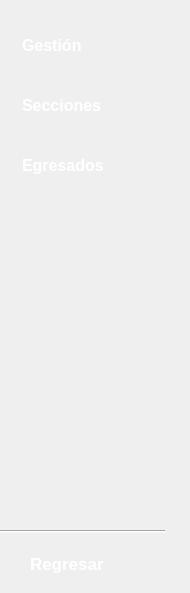
      <widget class="QWidget" name="estudiantes">
       <widget class="QPushButton" name="btnGestion_estudiantes">
        <property name="geometry">
         <rect>
          <x>10</x>
          <y>20</y>
          <width>171</width>
          <height>50</height>
         </rect>
        </property>
        <property name="sizePolicy">
         <sizepolicy hsizetype="Minimum" vsizetype="Fixed">
          <horstretch>0</horstretch>
          <verstretch>0</verstretch>
         </sizepolicy>
        </property>
        <property name="minimumSize">
         <size>
          <width>80</width>
          <height>50</height>
         </size>
        </property>
        <property name="maximumSize">
         <size>
          <width>200</width>
          <height>50</height>
         </size>
        </property>
        <property name="font">
         <font>
          <family>Segoe UI</family>
          <pointsize>12</pointsize>
          <bold>true</bold>
         </font>
        </property>
        <property name="cursor">
         <cursorShape>PointingHandCursor</cursorShape>
        </property>
        <property name="toolTip">
         <string>Modulo estudiantes</string>
        </property>
        <property name="toolTipDuration">
         <number>-1</number>
        </property>
        <property name="layoutDirection">
         <enum>Qt::LayoutDirection::LeftToRight</enum>
        </property>
        <property name="styleSheet">
         <string notr="true">QPushButton {
   background: transparent;
    color: #FFFFFF;
    border: none;
    padding: 8px 16px;
    border-radius: 15px;
	text-align: left;
    padding-left: 12px; /* Mueve el ícono a la derecha un poco */
}
QPushButton:hover {
	
	background-color: rgb(69, 98, 126);
}
QPushButton:checked {
    background-color: #f5f6fa;
 	color: #2d2d2d;
	
}</string>
        </property>
        <property name="text">
         <string>Gestión</string>
        </property>
        <property name="icon">
         <iconset resource="../icons/resources_ui.qrc">
          <normaloff>:/icons/gestion_estudiantes.png</normaloff>
          <normalon>:/icons/gestion_estudiantes_b.png</normalon>:/icons/gestion_estudiantes.png</iconset>
        </property>
        <property name="iconSize">
         <size>
          <width>50</width>
          <height>50</height>
         </size>
        </property>
        <property name="checkable">
         <bool>true</bool>
        </property>
        <property name="checked">
         <bool>false</bool>
        </property>
        <attribute name="buttonGroup">
         <string notr="true">buttonGroup</string>
        </attribute>
       </widget>
       <widget class="QPushButton" name="btnSecciones">
        <property name="geometry">
         <rect>
          <x>10</x>
          <y>80</y>
          <width>171</width>
          <height>50</height>
         </rect>
        </property>
        <property name="sizePolicy">
         <sizepolicy hsizetype="Minimum" vsizetype="Fixed">
          <horstretch>0</horstretch>
          <verstretch>0</verstretch>
         </sizepolicy>
        </property>
        <property name="minimumSize">
         <size>
          <width>80</width>
          <height>50</height>
         </size>
        </property>
        <property name="maximumSize">
         <size>
          <width>200</width>
          <height>50</height>
         </size>
        </property>
        <property name="font">
         <font>
          <family>Segoe UI</family>
          <pointsize>12</pointsize>
          <bold>true</bold>
         </font>
        </property>
        <property name="cursor">
         <cursorShape>PointingHandCursor</cursorShape>
        </property>
        <property name="toolTip">
         <string>Modulo estudiantes</string>
        </property>
        <property name="toolTipDuration">
         <number>-1</number>
        </property>
        <property name="layoutDirection">
         <enum>Qt::LayoutDirection::LeftToRight</enum>
        </property>
        <property name="styleSheet">
         <string notr="true">QPushButton {
   background: transparent;
    color: #FFFFFF;
    border: none;
    padding: 8px 16px;
    border-radius: 15px;
	text-align: left;
    padding-left: 12px; /* Mueve el ícono a la derecha un poco */
}
QPushButton:hover {
	
	background-color: rgb(69, 98, 126);
}
QPushButton:checked {
    background-color: #f5f6fa;
 	color: #2d2d2d;
	
}</string>
        </property>
        <property name="text">
         <string>Secciones</string>
        </property>
        <property name="icon">
         <iconset resource="../icons/resources_ui.qrc">
          <normaloff>:/icons/seccion2_w.png</normaloff>
          <normalon>:/icons/seccion2_b.png</normalon>:/icons/seccion2_w.png</iconset>
        </property>
        <property name="iconSize">
         <size>
          <width>50</width>
          <height>50</height>
         </size>
        </property>
        <property name="checkable">
         <bool>true</bool>
        </property>
        <property name="checked">
         <bool>false</bool>
        </property>
        <attribute name="buttonGroup">
         <string notr="true">buttonGroup</string>
        </attribute>
       </widget>
       <widget class="QPushButton" name="btnEgresados">
        <property name="geometry">
         <rect>
          <x>10</x>
          <y>140</y>
          <width>171</width>
          <height>50</height>
         </rect>
        </property>
        <property name="sizePolicy">
         <sizepolicy hsizetype="Minimum" vsizetype="Fixed">
          <horstretch>0</horstretch>
          <verstretch>0</verstretch>
         </sizepolicy>
        </property>
        <property name="minimumSize">
         <size>
          <width>80</width>
          <height>50</height>
         </size>
        </property>
        <property name="maximumSize">
         <size>
          <width>200</width>
          <height>50</height>
         </size>
        </property>
        <property name="font">
         <font>
          <family>Segoe UI</family>
          <pointsize>12</pointsize>
          <bold>true</bold>
         </font>
        </property>
        <property name="cursor">
         <cursorShape>PointingHandCursor</cursorShape>
        </property>
        <property name="toolTip">
         <string>Modulo estudiantes</string>
        </property>
        <property name="toolTipDuration">
         <number>-1</number>
        </property>
        <property name="layoutDirection">
         <enum>Qt::LayoutDirection::LeftToRight</enum>
        </property>
        <property name="styleSheet">
         <string notr="true">QPushButton {
   background: transparent;
    color: #FFFFFF;
    border: none;
    padding: 8px 16px;
    border-radius: 15px;
	text-align: left;
    padding-left: 12px; /* Mueve el ícono a la derecha un poco */
}
QPushButton:hover {
	
	background-color: rgb(69, 98, 126);
}
QPushButton:checked {
    background-color: #f5f6fa;
 	color: #2d2d2d;
	
}</string>
        </property>
        <property name="text">
         <string>Egresados</string>
        </property>
        <property name="icon">
         <iconset resource="../icons/resources_ui.qrc">
          <normaloff>:/icons/promocion_w.png</normaloff>
          <normalon>:/icons/promocion_b.png</normalon>:/icons/promocion_w.png</iconset>
        </property>
        <property name="iconSize">
         <size>
          <width>50</width>
          <height>50</height>
         </size>
        </property>
        <property name="checkable">
         <bool>true</bool>
        </property>
        <property name="checked">
         <bool>false</bool>
        </property>
        <attribute name="buttonGroup">
         <string notr="true">buttonGroup</string>
        </attribute>
       </widget>
       <widget class="QPushButton" name="btnRegresar_estudiantes">
        <property name="geometry">
         <rect>
          <x>10</x>
          <y>543</y>
          <width>141</width>
          <height>41</height>
         </rect>
        </property>
        <property name="sizePolicy">
         <sizepolicy hsizetype="Minimum" vsizetype="Fixed">
          <horstretch>0</horstretch>
          <verstretch>0</verstretch>
         </sizepolicy>
        </property>
        <property name="minimumSize">
         <size>
          <width>50</width>
          <height>40</height>
         </size>
        </property>
        <property name="maximumSize">
         <size>
          <width>200</width>
          <height>50</height>
         </size>
        </property>
        <property name="font">
         <font>
          <family>Segoe UI</family>
          <pointsize>13</pointsize>
          <bold>true</bold>
         </font>
        </property>
        <property name="cursor">
         <cursorShape>PointingHandCursor</cursorShape>
        </property>
        <property name="toolTip">
         <string>Home</string>
        </property>
        <property name="layoutDirection">
         <enum>Qt::LayoutDirection::LeftToRight</enum>
        </property>
        <property name="styleSheet">
         <string notr="true">QPushButton {
   background: transparent;
    color: #FFFFFF;
    border: none;
    padding: 8px 16px;
    border-radius: 15px;
	text-align: left;
    padding-left: 20px; /* Mueve el ícono a la derecha un poco */
}
QPushButton:hover {
	
	background-color: rgb(69, 98, 126);
}
QPushButton:checked {
    background-color: #f5f6fa;
 	color: #2d2d2d;
	
}</string>
        </property>
        <property name="text">
         <string>Regresar</string>
        </property>
        <property name="icon">
         <iconset resource="../icons/resources_ui.qrc">
          <normaloff>:/icons/regresar_w.png</normaloff>:/icons/regresar_w.png</iconset>
        </property>
        <property name="iconSize">
         <size>
          <width>30</width>
          <height>30</height>
         </size>
        </property>
        <property name="checkable">
         <bool>false</bool>
        </property>
        <property name="checked">
         <bool>false</bool>
        </property>
       </widget>
       <widget class="Line" name="lineSeparadora_3">
        <property name="geometry">
         <rect>
          <x>0</x>
          <y>530</y>
          <width>165</width>
          <height>3</height>
         </rect>
        </property>
        <property name="minimumSize">
         <size>
          <width>100</width>
          <height>3</height>
         </size>
        </property>
        <property name="maximumSize">
         <size>
          <width>560</width>
          <height>3</height>
         </size>
        </property>
        <property name="styleSheet">
         <string notr="true">background-color: #f5f6fa;</string>
        </property>
        <property name="orientation">
         <enum>Qt::Orientation::Horizontal</enum>
        </property>
       </widget>
      </widget>
